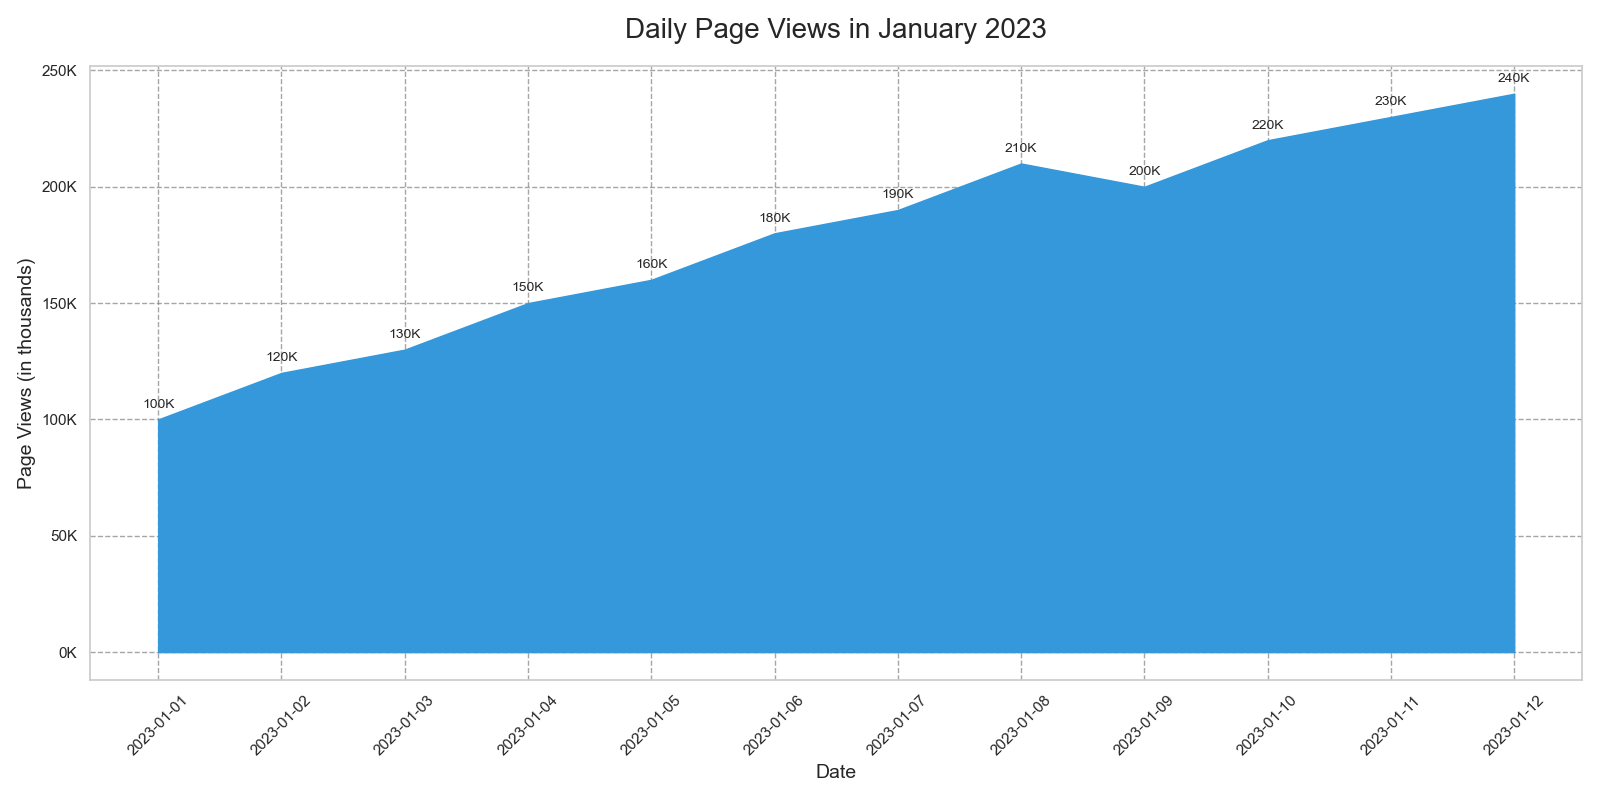

This figure's Python source:

import matplotlib.pyplot as plt
import numpy as np

dates = ['2023-01-01', '2023-01-02', '2023-01-03', '2023-01-04', '2023-01-05', '2023-01-06', 
         '2023-01-07', '2023-01-08', '2023-01-09', '2023-01-10', '2023-01-11', '2023-01-12']
page_views = [100, 120, 130, 150, 160, 180, 190, 210, 200, 220, 230, 240]

date_numbers = np.arange(len(dates)) + 1

fig, ax = plt.subplots(figsize=(16, 8))

ax.fill_between(date_numbers, page_views, color="#3498db")

ax.set_xticks(date_numbers)
ax.set_xticklabels(dates, rotation=45)
ax.set_yticks(range(0, max(page_views) + 50, 50))
ax.set_yticklabels([f"{views}K" for views in range(0, max(page_views) + 50, 50)])

ax.set_title('Daily Page Views in January 2023', fontsize=20, pad=20)
ax.set_xlabel('Date', fontsize=14)
ax.set_ylabel('Page Views (in thousands)', fontsize=14)

ax.grid(True, linestyle='--', which='both', color='grey', alpha=0.7)

for i, views in enumerate(page_views):
    ax.text(date_numbers[i], views + 5, f"{views}K", ha='center', fontsize=10)

plt.tight_layout()
plt.show()
